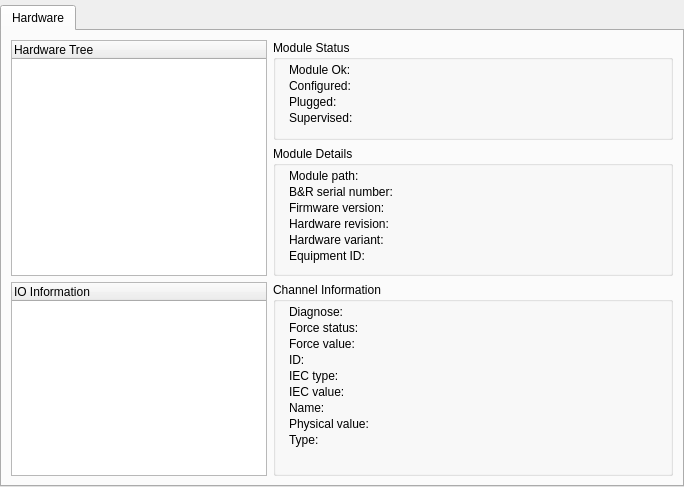
      <widget class="QWidget" name="page_Hardware">
       <layout class="QVBoxLayout" name="verticalLayout_7">
        <property name="leftMargin">
         <number>0</number>
        </property>
        <property name="topMargin">
         <number>5</number>
        </property>
        <property name="rightMargin">
         <number>0</number>
        </property>
        <property name="bottomMargin">
         <number>0</number>
        </property>
        <item>
         <widget class="QTabWidget" name="tabWidget_Hardware">
          <property name="currentIndex">
           <number>0</number>
          </property>
          <property name="tabsClosable">
           <bool>false</bool>
          </property>
          <property name="movable">
           <bool>false</bool>
          </property>
          <widget class="QWidget" name="tab_HardwareOverview">
           <attribute name="title">
            <string>Hardware</string>
           </attribute>
           <layout class="QGridLayout" name="gridLayout_4">
            <item row="2" column="1">
             <widget class="QGroupBox" name="group_Hardware_ChannelInfo">
              <property name="title">
               <string>Channel Information</string>
              </property>
              <widget class="QLabel" name="text_Hardware_Channel_Diagnose">
               <property name="geometry">
                <rect>
                 <x>16</x>
                 <y>20</y>
                 <width>111</width>
                 <height>20</height>
                </rect>
               </property>
               <property name="text">
                <string>Diagnose:</string>
               </property>
              </widget>
              <widget class="QLabel" name="text_Hardware_Channel_IECType">
               <property name="geometry">
                <rect>
                 <x>16</x>
                 <y>84</y>
                 <width>111</width>
                 <height>20</height>
                </rect>
               </property>
               <property name="text">
                <string>IEC type:</string>
               </property>
              </widget>
              <widget class="QLabel" name="text_Hardware_Channel_ID">
               <property name="geometry">
                <rect>
                 <x>16</x>
                 <y>68</y>
                 <width>111</width>
                 <height>20</height>
                </rect>
               </property>
               <property name="text">
                <string>ID:</string>
               </property>
              </widget>
              <widget class="QLabel" name="text_Hardware_Channel_ForceStatus">
               <property name="geometry">
                <rect>
                 <x>16</x>
                 <y>36</y>
                 <width>111</width>
                 <height>20</height>
                </rect>
               </property>
               <property name="text">
                <string>Force status:</string>
               </property>
              </widget>
              <widget class="QLabel" name="text_Hardware_Channel_ForceValue">
               <property name="geometry">
                <rect>
                 <x>16</x>
                 <y>52</y>
                 <width>111</width>
                 <height>20</height>
                </rect>
               </property>
               <property name="text">
                <string>Force value:</string>
               </property>
              </widget>
              <widget class="QLabel" name="text_Hardware_Channel_IECValue">
               <property name="geometry">
                <rect>
                 <x>16</x>
                 <y>100</y>
                 <width>111</width>
                 <height>20</height>
                </rect>
               </property>
               <property name="text">
                <string>IEC value:</string>
               </property>
              </widget>
              <widget class="QLabel" name="text_Hardware_Channel_Name">
               <property name="geometry">
                <rect>
                 <x>16</x>
                 <y>116</y>
                 <width>111</width>
                 <height>20</height>
                </rect>
               </property>
               <property name="text">
                <string>Name:</string>
               </property>
              </widget>
              <widget class="QLabel" name="text_Hardware_Channel_PhysicalValue">
               <property name="geometry">
                <rect>
                 <x>16</x>
                 <y>132</y>
                 <width>111</width>
                 <height>20</height>
                </rect>
               </property>
               <property name="text">
                <string>Physical value:</string>
               </property>
              </widget>
              <widget class="QLabel" name="text_Hardware_Channel_Type">
               <property name="geometry">
                <rect>
                 <x>16</x>
                 <y>148</y>
                 <width>111</width>
                 <height>20</height>
                </rect>
               </property>
               <property name="text">
                <string>Type:</string>
               </property>
              </widget>
              <widget class="QLabel" name="label_Hardware_Channel_Diagnose">
               <property name="geometry">
                <rect>
                 <x>152</x>
                 <y>20</y>
                 <width>185</width>
                 <height>20</height>
                </rect>
               </property>
               <property name="text">
                <string/>
               </property>
              </widget>
              <widget class="QLabel" name="label_Hardware_Channel_ForceStatus">
               <property name="geometry">
                <rect>
                 <x>152</x>
                 <y>36</y>
                 <width>185</width>
                 <height>20</height>
                </rect>
               </property>
               <property name="text">
                <string/>
               </property>
              </widget>
              <widget class="QLabel" name="label_Hardware_Channel_ForceValue">
               <property name="geometry">
                <rect>
                 <x>152</x>
                 <y>52</y>
                 <width>185</width>
                 <height>20</height>
                </rect>
               </property>
               <property name="text">
                <string/>
               </property>
              </widget>
              <widget class="QLabel" name="label_Hardware_Channel_ID">
               <property name="geometry">
                <rect>
                 <x>152</x>
                 <y>68</y>
                 <width>185</width>
                 <height>20</height>
                </rect>
               </property>
               <property name="text">
                <string/>
               </property>
              </widget>
              <widget class="QLabel" name="label_Hardware_Channel_IECType">
               <property name="geometry">
                <rect>
                 <x>152</x>
                 <y>84</y>
                 <width>185</width>
                 <height>20</height>
                </rect>
               </property>
               <property name="text">
                <string/>
               </property>
              </widget>
              <widget class="QLabel" name="label_Hardware_Channel_IECValue">
               <property name="geometry">
                <rect>
                 <x>152</x>
                 <y>100</y>
                 <width>185</width>
                 <height>20</height>
                </rect>
               </property>
               <property name="text">
                <string/>
               </property>
              </widget>
              <widget class="QLabel" name="label_Hardware_Channel_Name">
               <property name="geometry">
                <rect>
                 <x>152</x>
                 <y>116</y>
                 <width>185</width>
                 <height>20</height>
                </rect>
               </property>
               <property name="text">
                <string/>
               </property>
              </widget>
              <widget class="QLabel" name="label_Hardware_Channel_PhysicalValue">
               <property name="geometry">
                <rect>
                 <x>152</x>
                 <y>132</y>
                 <width>185</width>
                 <height>20</height>
                </rect>
               </property>
               <property name="text">
                <string/>
               </property>
              </widget>
              <widget class="QLabel" name="label_Hardware_Channel_Type">
               <property name="geometry">
                <rect>
                 <x>152</x>
                 <y>148</y>
                 <width>185</width>
                 <height>20</height>
                </rect>
               </property>
               <property name="text">
                <string/>
               </property>
              </widget>
             </widget>
            </item>
            <item row="1" column="1">
             <widget class="QGroupBox" name="group_Hardware_ModuleDetails">
              <property name="minimumSize">
               <size>
                <width>0</width>
                <height>130</height>
               </size>
              </property>
              <property name="title">
               <string>Module Details</string>
              </property>
              <widget class="QLabel" name="text_Hardware_Firmware">
               <property name="geometry">
                <rect>
                 <x>16</x>
                 <y>52</y>
                 <width>111</width>
                 <height>20</height>
                </rect>
               </property>
               <property name="text">
                <string>Firmware version:</string>
               </property>
              </widget>
              <widget class="QLabel" name="text_Hardware_SerialNumber">
               <property name="geometry">
                <rect>
                 <x>16</x>
                 <y>36</y>
                 <width>111</width>
                 <height>20</height>
                </rect>
               </property>
               <property name="text">
                <string>B&amp;R serial number:</string>
               </property>
              </widget>
              <widget class="QLabel" name="text_Hardware_ModulePath">
               <property name="geometry">
                <rect>
                 <x>16</x>
                 <y>20</y>
                 <width>111</width>
                 <height>20</height>
                </rect>
               </property>
               <property name="text">
                <string>Module path:</string>
               </property>
              </widget>
              <widget class="QLabel" name="text_Hardware_EquipmentID">
               <property name="geometry">
                <rect>
                 <x>16</x>
                 <y>100</y>
                 <width>111</width>
                 <height>20</height>
                </rect>
               </property>
               <property name="text">
                <string>Equipment ID:</string>
               </property>
              </widget>
              <widget class="QLabel" name="text_Hardware_HwVariant">
               <property name="geometry">
                <rect>
                 <x>16</x>
                 <y>84</y>
                 <width>111</width>
                 <height>20</height>
                </rect>
               </property>
               <property name="text">
                <string>Hardware variant:</string>
               </property>
              </widget>
              <widget class="QLabel" name="text_Hardware_HwRevision">
               <property name="geometry">
                <rect>
                 <x>16</x>
                 <y>68</y>
                 <width>111</width>
                 <height>20</height>
                </rect>
               </property>
               <property name="text">
                <string>Hardware revision:</string>
               </property>
              </widget>
              <widget class="QLabel" name="label_Hardware_ModulePath">
               <property name="geometry">
                <rect>
                 <x>152</x>
                 <y>20</y>
                 <width>185</width>
                 <height>20</height>
                </rect>
               </property>
               <property name="text">
                <string/>
               </property>
              </widget>
              <widget class="QLabel" name="label_Hardware_Serialnumber">
               <property name="geometry">
                <rect>
                 <x>152</x>
                 <y>36</y>
                 <width>185</width>
                 <height>20</height>
                </rect>
               </property>
               <property name="text">
                <string/>
               </property>
              </widget>
              <widget class="QLabel" name="label_Hardware_Firmware">
               <property name="geometry">
                <rect>
                 <x>152</x>
                 <y>52</y>
                 <width>185</width>
                 <height>20</height>
                </rect>
               </property>
               <property name="text">
                <string/>
               </property>
              </widget>
              <widget class="QLabel" name="label_Hardware_HwRevision">
               <property name="geometry">
                <rect>
                 <x>152</x>
                 <y>68</y>
                 <width>185</width>
                 <height>20</height>
                </rect>
               </property>
               <property name="text">
                <string/>
               </property>
              </widget>
              <widget class="QLabel" name="label_Hardware_HwVariant">
               <property name="geometry">
                <rect>
                 <x>152</x>
                 <y>84</y>
                 <width>185</width>
                 <height>20</height>
                </rect>
               </property>
               <property name="text">
                <string/>
               </property>
              </widget>
              <widget class="QLabel" name="label_Hardware_EquipmentID">
               <property name="geometry">
                <rect>
                 <x>152</x>
                 <y>100</y>
                 <width>185</width>
                 <height>20</height>
                </rect>
               </property>
               <property name="text">
                <string/>
               </property>
              </widget>
             </widget>
            </item>
            <item row="0" column="1">
             <widget class="QGroupBox" name="group_Hardware_ModuleStatus">
              <property name="minimumSize">
               <size>
                <width>400</width>
                <height>100</height>
               </size>
              </property>
              <property name="title">
               <string>Module Status</string>
              </property>
              <widget class="QLabel" name="text_Hardware_ModuleOK">
               <property name="geometry">
                <rect>
                 <x>16</x>
                 <y>20</y>
                 <width>111</width>
                 <height>20</height>
                </rect>
               </property>
               <property name="text">
                <string>Module Ok:</string>
               </property>
              </widget>
              <widget class="QLabel" name="text_Hardware_Configured">
               <property name="geometry">
                <rect>
                 <x>16</x>
                 <y>36</y>
                 <width>111</width>
                 <height>20</height>
                </rect>
               </property>
               <property name="text">
                <string>Configured:</string>
               </property>
              </widget>
              <widget class="QLabel" name="text_Hardware_Plugged">
               <property name="geometry">
                <rect>
                 <x>16</x>
                 <y>52</y>
                 <width>111</width>
                 <height>20</height>
                </rect>
               </property>
               <property name="text">
                <string>Plugged:</string>
               </property>
              </widget>
              <widget class="QLabel" name="label_Hardware_ModuleOk">
               <property name="geometry">
                <rect>
                 <x>152</x>
                 <y>20</y>
                 <width>185</width>
                 <height>20</height>
                </rect>
               </property>
               <property name="text">
                <string/>
               </property>
              </widget>
              <widget class="QLabel" name="label_Hardware_Configured">
               <property name="geometry">
                <rect>
                 <x>152</x>
                 <y>36</y>
                 <width>185</width>
                 <height>20</height>
                </rect>
               </property>
               <property name="text">
                <string/>
               </property>
              </widget>
              <widget class="QLabel" name="label_Hardware_Plugged">
               <property name="geometry">
                <rect>
                 <x>152</x>
                 <y>52</y>
                 <width>185</width>
                 <height>20</height>
                </rect>
               </property>
               <property name="text">
                <string/>
               </property>
              </widget>
              <widget class="QLabel" name="text_Hardware_Supervised">
               <property name="geometry">
                <rect>
                 <x>16</x>
                 <y>68</y>
                 <width>111</width>
                 <height>20</height>
                </rect>
               </property>
               <property name="text">
                <string>Supervised:</string>
               </property>
              </widget>
              <widget class="QLabel" name="label_Hardware_Supervised">
               <property name="geometry">
                <rect>
                 <x>152</x>
                 <y>68</y>
                 <width>185</width>
                 <height>20</height>
                </rect>
               </property>
               <property name="text">
                <string/>
               </property>
              </widget>
             </widget>
            </item>
            <item row="2" column="0">
             <widget class="QTreeWidget" name="tree_Hardware_Channels">
              <column>
               <property name="text">
                <string>IO Information</string>
               </property>
              </column>
             </widget>
            </item>
            <item row="0" column="0" rowspan="2">
             <widget class="QTreeWidget" name="tree_Hardware">
              <property name="contextMenuPolicy">
               <enum>Qt::CustomContextMenu</enum>
              </property>
              <column>
               <property name="text">
                <string>Hardware Tree</string>
               </property>
              </column>
             </widget>
            </item>
           </layout>
          </widget>
         </widget>
        </item>
       </layout>
      </widget>
